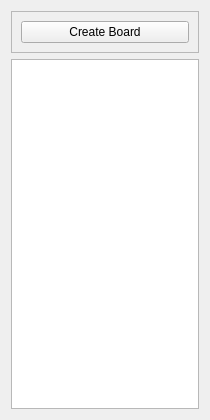
<?xml version="1.0" encoding="UTF-8"?>
<ui version="4.0">
 <class>BoardListWidget</class>
 <widget class="QWidget" name="BoardListWidget">
  <property name="geometry">
   <rect>
    <x>0</x>
    <y>0</y>
    <width>210</width>
    <height>420</height>
   </rect>
  </property>
  <property name="windowTitle">
   <string>Form</string>
  </property>
  <layout class="QVBoxLayout" name="verticalLayout_2">
   <item>
    <widget class="QFrame" name="frame">
     <property name="frameShape">
      <enum>QFrame::StyledPanel</enum>
     </property>
     <property name="frameShadow">
      <enum>QFrame::Raised</enum>
     </property>
     <layout class="QVBoxLayout" name="verticalLayout">
      <item>
       <widget class="QPushButton" name="createBoardButton">
        <property name="text">
         <string>Create Board</string>
        </property>
       </widget>
      </item>
     </layout>
    </widget>
   </item>
   <item>
    <widget class="QListView" name="boardList"/>
   </item>
  </layout>
 </widget>
 <resources/>
 <connections/>
</ui>
